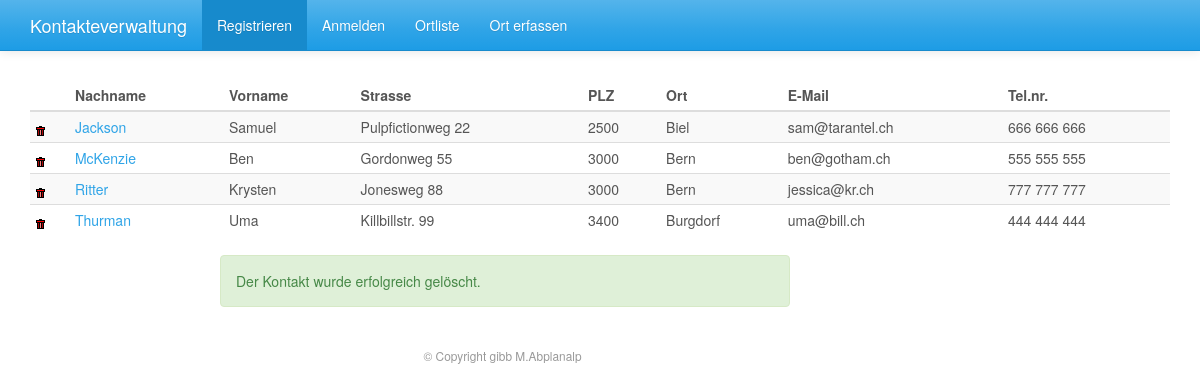
Page /php/index.php?id=kontaktliste&kid=1 on the committed database.
### tables this page shows
CREATE TABLE `kontakte` (
  `kid` int(11) NOT NULL,
  `nachname` varchar(50) NOT NULL,
  `vorname` varchar(50) DEFAULT NULL,
  `strasse` varchar(100) DEFAULT NULL,
  `oid` smallint(6) DEFAULT NULL,
  `email` varchar(100) NOT NULL,
  `tel` varchar(20) DEFAULT NULL
);

CREATE TABLE `orte` (
  `oid` int(11) NOT NULL,
  `plz` smallint(6) NOT NULL,
  `ort` varchar(50) NOT NULL
);

### php/appl_functions.php (called while the page is built, shortened)
<?php
function kontaktliste() {
  setValue("data", db_select_kontakte());
  if (is_array(getValue("data"))) {
	return runTemplate("../templates/".getValue("func").".htm.php");
  } else {
	return "<div class='col-md-offset-3 col-md-4 text-center'>Liste ist leer...</div><br /><br />";
  }
}
?>

### php/db_functions.php (called while the page is built, shortened)
<?php
function db_select_kontakte() {
	$sql = "select k.kid, k.nachname, k.vorname, k.strasse, o.plz, o.ort, k.email, k.tel
			from kontakte k
			left join orte o on o.oid = k.oid
			order by nachname, vorname";
	return sqlSelect($sql);
}
?>

### templates/kontaktliste.htm.php (the view)
<table class="table table-striped table-condensed">
  <thead>
	<tr>
	  <th></th>
	  <th>Nachname</th>
	  <th>Vorname</th>
	  <th>Strasse</th>
	  <th>PLZ</th>
	  <th>Ort</th>
	  <th>E-Mail</th>
	  <th>Tel.nr.</th>
	</tr>
  </thead>
  <tbody>
	<?php
	  foreach(getValue("data") as $row) {
		echo "<tr>
			  <td><a href='".getValue('phpmodule')."&kid=".$row['kid']."'>
			  <img src='../images/delete.png' border='no' onclick='return confdel();'></a></td>
			  <td><a href='".$_SERVER['PHP_SELF']."?id=kontakterfassen&action=edit&kid=".$row['kid']."'>".htmlTextAufbereiten($row['nachname'])."</a></td>
			  <td>".htmlTextAufbereiten($row['vorname'])."</td>
			  <td>".htmlTextAufbereiten($row['strasse'])."</td>
			  <td>".$row['plz']."</td>
			  <td>".htmlTextAufbereiten($row['ort'])."</td>
			  <td>".htmlTextAufbereiten($row['email'])."</td>
			  <td>".htmlTextAufbereiten($row['tel'])."</td>
			  </tr>\n";
	  }
	?>
  </tbody>
</table>
<?php
  $meldung = getValue("meldung");
  if (strlen($meldung) > 0) echo "<div class='col-md-offset-2 col-md-6 alert alert-success'>$meldung</div>";
?>

### rows in the picture
kontakte: nachname "Jackson", vorname "Samuel", strasse "Pulpfictionweg 22", oid.plz "2500", oid.ort "Biel", email "sam@tarantel.ch", tel "666 666 666"
kontakte: nachname "McKenzie", vorname "Ben", strasse "Gordonweg 55", oid.plz "3000", oid.ort "Bern", email "ben@gotham.ch", tel "555 555 555"
kontakte: nachname "Ritter", vorname "Krysten", strasse "Jonesweg 88", oid.plz "3000", oid.ort "Bern", email "jessica@kr.ch", tel "777 777 777"
kontakte: nachname "Thurman", vorname "Uma", strasse "Killbillstr. 99", oid.plz "3400", oid.ort "Burgdorf", email "uma@bill.ch", tel "444 444 444"

### other values in the picture
$option "Registrieren"
$option "Anmelden"
$option "Ortliste"
$option "Ort erfassen"
$meldung "Der Kontakt wurde erfolgreich gelöscht."
